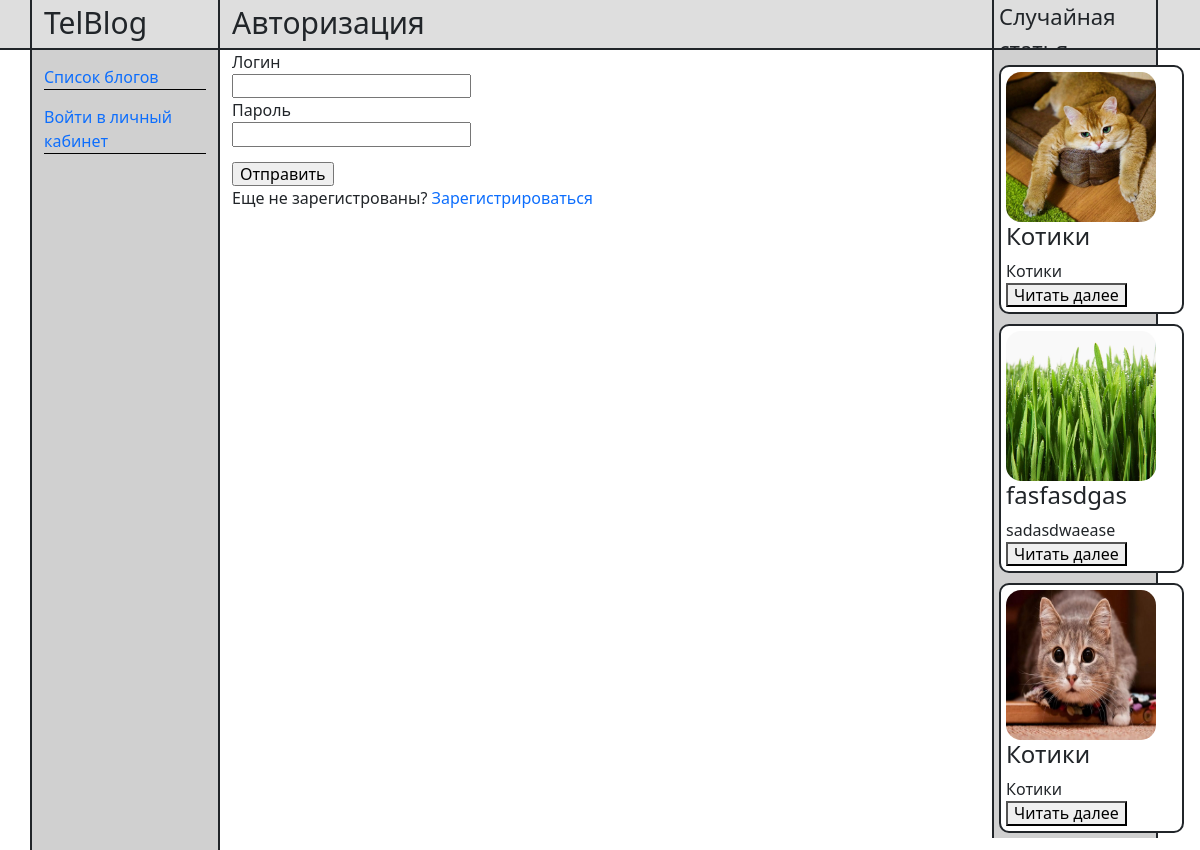
Page /auth/ on the committed database.
### blog/models.py (models this page shows, shortened)
class Article(models.Model):
    title = models.CharField(max_length=50, verbose_name='Название статьи')
    content = models.TextField(null=True, blank=True, verbose_name='Текст статьи')
    published = models.DateTimeField(auto_now_add=True, db_index=True, verbose_name='Опубликовано')
    image = models.ImageField(null=True, blank=True, upload_to="images/", verbose_name='Изображение')
    user = models.ForeignKey('User', on_delete=models.PROTECT)
    class Meta:
        verbose_name_plural = 'Статьи'
        verbose_name = 'Статья'
        ordering = ['-published']

### blog/views.py (the view, shortened to what this page needs)
# urls.py: path("auth/", auth, name='auth'),
def auth(request):
    if not request.user.is_authenticated:
        if request.method == "GET":
            return render(request, "blog/auth.html")

### blog/context_processor.py (called while the page is built)
def get_random_article(request):
    articles = list(Article.objects.all())
    random_articles = random.sample(articles, 3)
    return {
        "random_articles": random_articles,
    }

### blog/templates/blog/auth.html (shortened to what this page needs)
{% extends "layout/basic.html" %}
{% block nav %}
<div class="col-md-6">
    <div class="header_text">Авторизация </div>
</div>
{% endblock  %}
{% block content %}
<div class="col-md-8">
    <form action="" method="post">
    <div>
        Логин    </div>
        <input type="text" id="username" name="username" required>
    <div>
        Пароль    </div>
        <input type="password" id="password" name="password" required>
    <div class="button_form">
        <input type="submit" value="Отправить">
    </div>
</form>
    <div>Еще не зарегистрованы? <a href="{% url 'register'%}">Зарегистрироваться</a></div>
</div>
{% endblock %}

### blog/templates/layout/basic.html (shortened to what this page needs)
{% load static %}
<!DOCTYPE html>
<html lang="ru">
<head>
    <link rel="stylesheet" href="{% static 'blog/bootstrap-reboot.min.css' %}">
    <link rel="stylesheet" href="{% static 'blog/bootstrap-grid.min.css' %}">
    <link rel="stylesheet" href="{% static 'blog/normalize.css' %}">
    <link rel="stylesheet" href="{% static 'blog/style.css' %}">
</head>
<body>
<header>
    <div class="container">
        <div class="row">
            <div class="col-md-2 header_wrapper">
                <div class="header_text">TelBlog</div>
            </div>
            {%block nav%}
            {%endblock %}
            <div class="offset-md-2 col-md-2">
                <div class="header_wrapper_random "><div class="header_text_random">Случайная статья</div></div>
            </div>
        </div>
    </div>
</header>
    <section class="blog">
        <div class="container">
            <div class="row">
                <div class="col-md-2 nav">
                <ul >
                    <a href="{% url 'blog_list'%}" ><li>Список блогов</li></a>
                    <div class="line"></div>
                    {%if request.user.is_authenticated %}
                    <a href="{%url 'my_page'%}">Мой блог</a>
                    <div class="line"></div>
                    <a href="{% url 'add_article' %}" ><li>Добавить статью</li></a>
                    <div class="line"></div>
                    <a href="{% url 'logout'%}" ><li>Выйти из учетной записи</li></a>
                    <div class="line"></div>
                    {% else %}
                    <a href="{% url 'auth'%}" ><li>Войти в личный кабинет</li></a>
                    <div class="line"></div>
                    {% endif %}
                </ul>
                </div>
    {% block content %}
    {% endblock %}
                <div class=" col-md-2">
                    <article class="random_articles">
                        {% for random_article in random_articles %}
                        <div class="item_random_article">
                                                    <img src="{{random_article.image.url}}" alt="article picture">
                        <h4>{{random_article.title|truncatechars:10}}</h4>
                        <div class="item_text">{{random_article.content|truncatechars:30}}</div>
                        <div>
                            <a href="{% url 'get_article' random_article.pk%}"><button>Читать далее</button></a>
                        </div>
                        </div>
                    {% endfor %}
                    </article>
                </div>
                </div>
</div>
</section>
</body>
</html>

### blog/static/blog/style.css (style rules this page uses)
.button_form { margin-top: 15px; }
.header_wrapper { border-right: solid; border-left: solid; border-width: 2px; height: 200px; }
.random_articles { background-color: #D0D0D0; padding: 5px; border-right: solid; border-left: solid; border-width: 2px; }
.header_text { font-size: 30px; }
a { text-decoration: none; }
ul { margin: 0; padding: 0; }
.line { width: 100%; height: 1px; background-color: black; }
header { height: 50px; background-color: #DEDEDE; border-bottom: solid; border-width: 2px; }
.nav { height: 100vh; background-color: #D0D0D0; border-right: solid; border-left: solid; border-width: 2px; }
.item_random_article { border: solid; border-radius: 10px; background-color: white; border-width: 2px; width: 185px; height: auto; display: inline-block; padding: 5px; margin-top: 10px; }
ul { display: block; }
ul a { margin-top: 15px; margin-right: 5px; display: block; }
ul li { display: block; }
.nav { display: block; }
.header_text_random { font-size: 22px; margin-left: 5px; }
.header_wrapper_random { border-right: solid; border-left: solid; border-width: 2px; height: 200px; }
.item_text { width: 200px; }
img { width: 150px; border-radius: 15px; height: 150px; }

### rows in the picture
Article: image (picture), title "Котики", content "Котики"
Article: image (picture), title "fasfasdgas", content "sadasdwaease"
Article: image (picture), title "Котики", content "Котики"
